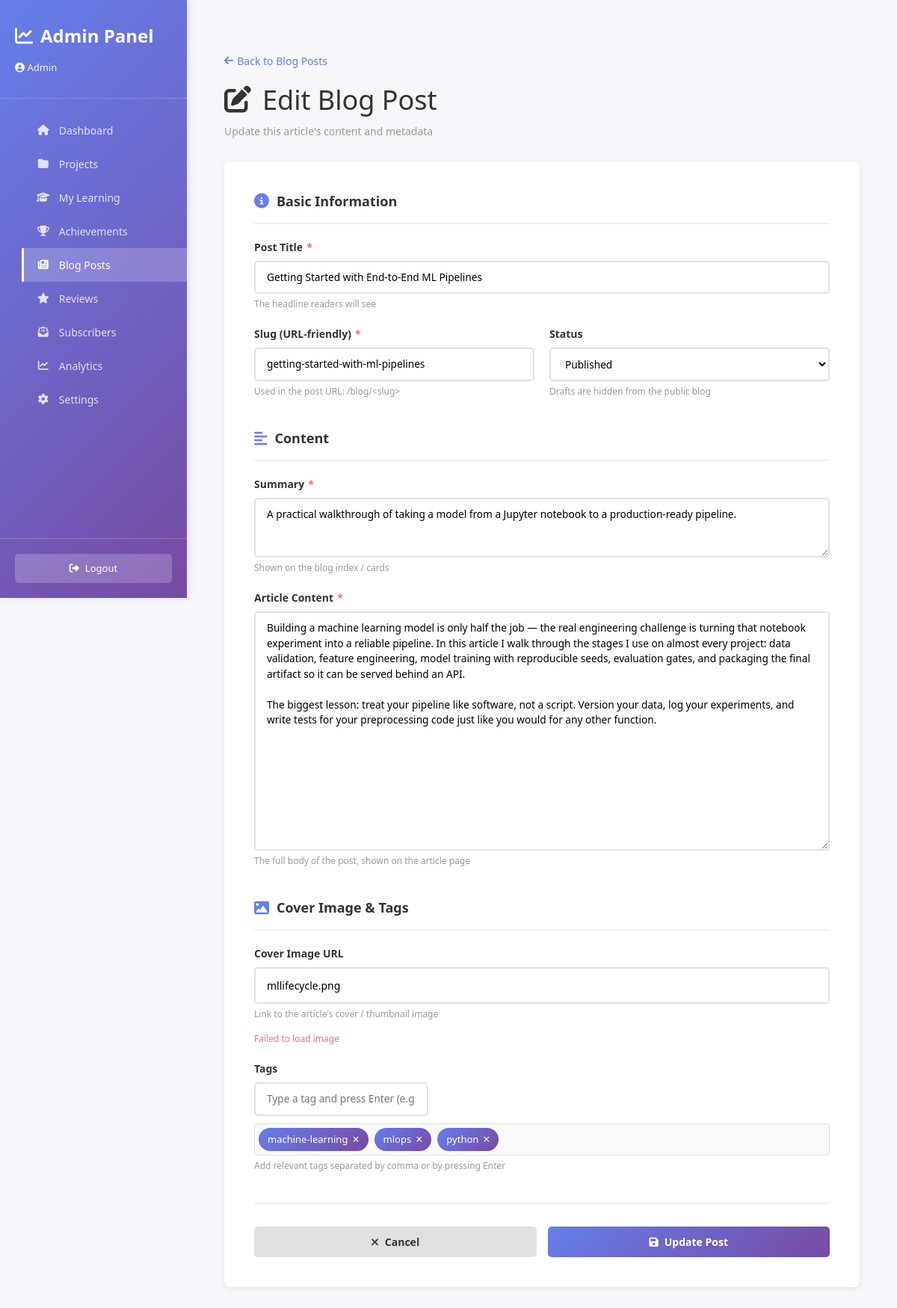
Page /admin/blog/1 (signed in) on the committed database.
### tables this page shows
CREATE TABLE blog_posts (
    id INTEGER PRIMARY KEY AUTOINCREMENT,
    slug TEXT UNIQUE NOT NULL,
    title TEXT NOT NULL,
    summary TEXT NOT NULL,
    content TEXT NOT NULL,
    cover_image TEXT,
    tags TEXT,
    author TEXT DEFAULT 'Ravi Der',
    published_at TEXT NOT NULL,
    views INTEGER DEFAULT 0
, status TEXT DEFAULT 'published', updated_at TIMESTAMP, display_order INTEGER DEFAULT 0);

### app/admin/admin_routes.py (the view)
@admin_bp.route('/blog/<int:post_id>')
@login_required
def edit_blog_post(post_id):
    post = get_blog_post_by_id(post_id)
    if not post:
        return "Blog post not found", 404
    return render_template('admin_blog_form.html', post=post)

### app/admin/admin_auth.py (called while the page is built)
def login_required(f):
    @wraps(f)
    def decorated_function(*args, **kwargs):
        if 'admin_logged_in' not in session:
            return redirect(url_for('admin.login'))
        return f(*args, **kwargs)
    return decorated_function

### app/admin/admin_db.py (called while the page is built)
def get_db_connection():
    os.makedirs(DATA_DIR, exist_ok=True)
    conn = sqlite3.connect(DB_PATH)
    conn.row_factory = sqlite3.Row
    return conn

def _row_to_blog_post(row):
    post = dict(row)
    tags = post.get('tags') or ''
    post['tags'] = [t.strip() for t in tags.split(',') if t.strip()]
    post['status'] = post.get('status') or 'published'
    return post

def get_blog_post_by_id(post_id):
    conn = get_db_connection()
    cursor = conn.cursor()
    cursor.execute('SELECT * FROM blog_posts WHERE id = ?', (post_id,))
    row = cursor.fetchone()
    conn.close()
    return _row_to_blog_post(row) if row else None

### app/core/db.py (called while the page is built)
def now_iso():
    return datetime.now(timezone.utc).isoformat()

### flask_app.py (called while the page is built)
@app.context_processor
def inject_seo_globals():
    return {
        "site_url": SITE_URL.rstrip('/'),
        "google_site_verification": GOOGLE_SITE_VERIFICATION,
    }

@app.after_request
def add_security_headers(response):
    response.headers["X-Content-Type-Options"] = "nosniff"
    response.headers["X-Frame-Options"] = "DENY"
    response.headers["X-XSS-Protection"] = "1; mode=block"
    response.headers["Referrer-Policy"] = "strict-origin-when-cross-origin"
    response.headers["Content-Security-Policy"] = (
        "default-src 'self'; "
        "img-src 'self' data: https:; "
        "style-src 'self' 'unsafe-inline' https:; "
        "script-src 'self' 'unsafe-inline' https:; "
        "connect-src 'self' https:; "
        "font-src 'self' https: data:;"
    )
    return response

@app.after_request
def set_cache_headers(response):
    if request.path.startswith('/static/'):
        response.headers['Cache-Control'] = 'public, max-age=2592000'  # 30 days for static
    else:
        response.headers['Cache-Control'] = 'public, max-age=300'  # 5 min for HTML
    return response

@app.before_request
def _start_timer():
    request._start_time = time.time()

### templates/admin_blog_form.html (shortened to what this page needs)
{% extends "admin_base.html" %}
{% block content %}
    <div class="form-container">
        <a href="/admin/blog" class="back-link">
            <i class="fas fa-arrow-left"></i> Back to Blog Posts
        </a>
        <div class="form-header">
            <h1>
                <i class="fas {% if post %}fa-edit{% else %}fa-feather-alt{% endif %}"></i>
                {% if post %}Edit Blog Post{% else %}Write New Blog Post{% endif %}
            </h1>
            <p>{% if post %}Update this article's content and metadata{% else %}Publish a new article to the blog{% endif %}</p>
        </div>
        <div class="form-card">
            <form id="blogForm">
                <div class="form-section">
                    <div class="section-title">
                        <i class="fas fa-info-circle"></i> Basic Information
                    </div>
                    <div class="form-grid">
                        <div class="form-group full">
                            <label for="title" class="required">Post Title</label>
                            <input type="text" id="title" name="title" placeholder="e.g., Getting Started with End-to-End ML Pipelines"
                                value="{% if post %}{{ post.title }}{% endif %}" required>
                            <span class="help-text">The headline readers will see</span>
                        </div>
                        <div class="form-group">
                            <label for="slug" class="required">Slug (URL-friendly)</label>
                            <input type="text" id="slug" name="slug" placeholder="e.g., getting-started-with-ml-pipelines"
                                value="{% if post %}{{ post.slug }}{% endif %}" required
                                pattern="[a-z0-9\-]+">
                            <span class="help-text">Used in the post URL: /blog/&lt;slug&gt;</span>
                        </div>
                        <div class="form-group">
                            <label for="status">Status</label>
                            <select id="status" name="status">
                                <option value="published" {% if post and post.status == 'published' %}selected{% endif %}>Published</option>
                            </select>
                            <span class="help-text">Drafts are hidden from the public blog</span>
                        </div>
                    </div>
                </div>
                <div class="form-section">
                    <div class="section-title">
                        <i class="fas fa-align-left"></i> Content
                    </div>
                    <div class="form-grid">
                        <div class="form-group full">
                            <label for="summary" class="required">Summary</label>
                            <textarea id="summary" name="summary" style="min-height: 80px;"
                                placeholder="A one or two sentence teaser shown on the blog listing page">{% if post %}{{ post.summary }}{% endif %}</textarea>
                            <span class="help-text">Shown on the blog index / cards</span>
                        </div>
                        <div class="form-group full">
                            <label for="content" class="required">Article Content</label>
                            <textarea id="content" name="content"
                                placeholder="Write the full article here...">{% if post %}{{ post.content }}{% endif %}</textarea>
                            <span class="help-text">The full body of the post, shown on the article page</span>
                        </div>
                    </div>
                </div>
                <div class="form-section">
                    <div class="section-title">
                        <i class="fas fa-image"></i> Cover Image & Tags
                    </div>
                    <div class="form-grid">
                        <div class="form-group full">
                            <label for="cover_image">Cover Image URL</label>
                            <input type="url" id="cover_image" name="cover_image" placeholder="https://example.com/cover-image.jpg"
                                value="{% if post %}{{ post.cover_image }}{% endif %}">
                            <span class="help-text">Link to the article's cover / thumbnail image</span>
                            <div class="image-preview" id="imagePreview"></div>
                        </div>
                        <div class="form-group full">
                            <label for="tags">Tags</label>
                            <div class="tag-input-wrapper">
                                <input type="text" id="tags" placeholder="Type a tag and press Enter (e.g., python, machine-learning)">
                                <div class="tag-container" id="tagContainer"></div>
                            </div>
                            <span class="help-text">Add relevant tags separated by comma or by pressing Enter</span>
                        </div>
                    </div>
                </div>
                <div class="form-actions">
                    <a href="/admin/blog" class="btn btn-secondary">
                        <i class="fas fa-times"></i> Cancel
                    </a>
                    <button type="submit" class="btn btn-primary" id="submitBtn">
                        <i class="fas fa-save"></i> {% if post %}Update Post{% else %}Publish Post{% endif %}
                    </button>
                </div>
            </form>
        </div>
    </div>{% endblock %}

### static/css/admin-responsive.css (style rules this page uses)
@media (min-width: 1025px) { html { font-size: 90%; } }
@media (min-width: 1025px) { h1 { font-size: 2.5rem !important; } }
@media (min-width: 1025px) { input[type="text"], input[type="email"], input[type="password"], input[type="number"], input[type="date"], textarea, select { padding: 10px 15px !important; font-size: 0.95rem !important; } }
@media (min-width: 1025px) { .btn { width: auto !important; padding: 10px 24px !important; } }

### templates/admin_base.html (style rules this page uses)
* { margin: 0; padding: 0; box-sizing: border-box; }
body { font-family: 'Segoe UI', Tahoma, Geneva, Verdana, sans-serif; background: #f5f7fa; color: #333; }

### templates/admin_blog_form.html (style rules this page uses)
* { margin: 0; padding: 0; box-sizing: border-box; }
body { font-family: 'Segoe UI', Tahoma, Geneva, Verdana, sans-serif; background: #f5f7fa; color: #333; }
.form-container { max-width: 1000px; margin: 40px auto; padding: 0 20px; }
.form-header { margin-bottom: 30px; }
.form-header h1 { font-size: 32px; margin-bottom: 10px; display: flex; align-items: center; gap: 15px; }
.form-header p { color: #999; font-size: 14px; }
.back-link { color: #667eea; text-decoration: none; font-size: 14px; margin-bottom: 20px; display: inline-flex; align-items: center; gap: 5px; }
.form-card { background: white; padding: 40px; border-radius: 8px; box-shadow: 0 2px 8px rgba(0, 0, 0, 0.08); }
.form-section { margin-bottom: 40px; }
.section-title { font-size: 18px; font-weight: 600; margin-bottom: 20px; padding-bottom: 15px; border-bottom: 2px solid #f0f0f0; display: flex; align-items: center; gap: 10px; color: #333; }
.section-title i { color: #667eea; font-size: 20px; }
.form-grid { display: grid; grid-template-columns: repeat(auto-fit, minmax(300px, 1fr)); gap: 20px; }
.form-group { display: flex; flex-direction: column; }
.form-group.full { grid-column: 1 / -1; }
label { font-size: 14px; font-weight: 600; margin-bottom: 8px; color: #333; display: flex; align-items: center; gap: 5px; }
.required::after { content: '*'; color: #ff6b6b; }
input[type="text"], input[type="url"], textarea, select { padding: 12px 15px; border: 2px solid #e0e0e0; border-radius: 5px; font-size: 14px; font-family: 'Segoe UI', Tahoma, Geneva, Verdana, sans-serif; transition: all 0.3s; background: white; }
textarea { min-height: 120px; resize: vertical; font-family: 'Segoe UI', Tahoma, Geneva, Verdana, sans-serif; }
textarea#content { min-height: 320px; }
.help-text { font-size: 12px; color: #999; margin-top: 5px; }
.tag-input-wrapper { position: relative; }
.tag-container { display: flex; flex-wrap: wrap; gap: 8px; margin-top: 10px; min-height: 35px; padding: 5px; background: #f9f9f9; border-radius: 4px; border: 1px solid #e0e0e0; }
.image-preview { margin-top: 15px; max-width: 280px; }
.image-preview.error { color: #ff6b6b; font-size: 12px; }
.btn { padding: 12px 30px; border: none; border-radius: 5px; cursor: pointer; font-size: 14px; font-weight: 600; transition: all 0.3s; text-decoration: none; display: inline-flex; align-items: center; gap: 8px; flex: 1; justify-content: center; }
.btn-primary { background: linear-gradient(135deg, #667eea 0%, #764ba2 100%); color: white; }
.btn-secondary { background: #e0e0e0; color: #333; }
.form-actions { display: flex; gap: 15px; margin-top: 40px; padding-top: 30px; border-top: 2px solid #f0f0f0; }

### rows in the picture
blog_posts: title "Getting Started with End-to-End ML Pipelines", slug "getting-started-with-ml-pipelines", status "Published", summary "A practical walkthrough of taking a model from a Jupyter notebook to a production-ready pipeline.", content "Building a machine learning model is only half the job — the real engineering challenge is turning that notebook experiment into a reliable pipeline. In this article I walk through the stages I use on almost every project: data validation, feature engineering, model training with reproducible seeds, evaluation gates, and packaging the final artifact so it can be served behind an API. The biggest lesson: treat your pipeline like software, not a script. Version your data, log your experiments, and write tests for your preprocessing code just like you would for any other function.", cover_image "mllifecycle.png"

### other values in the picture
{{ session.get('admin_email', 'Admin') }} "Admin"
